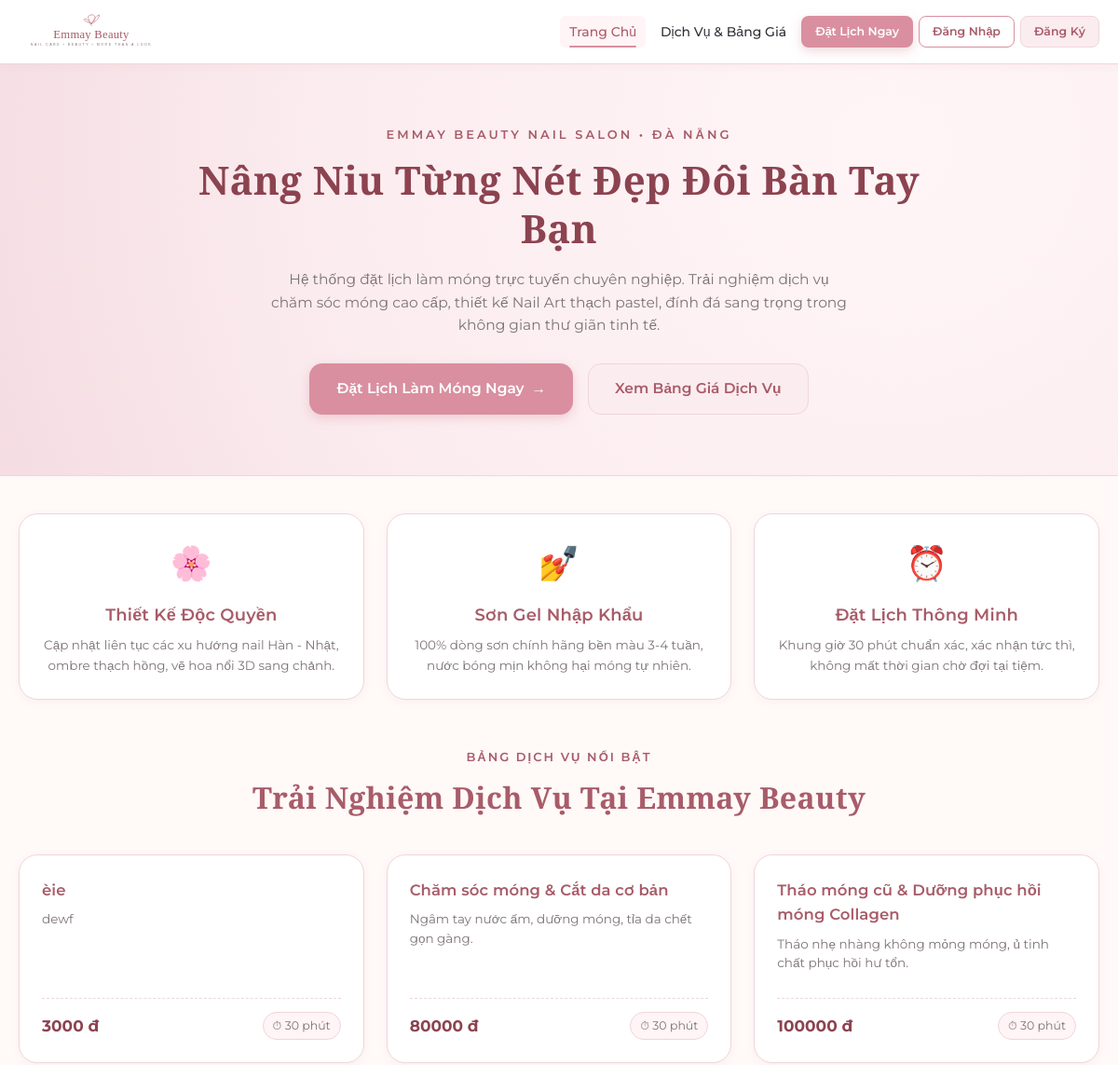
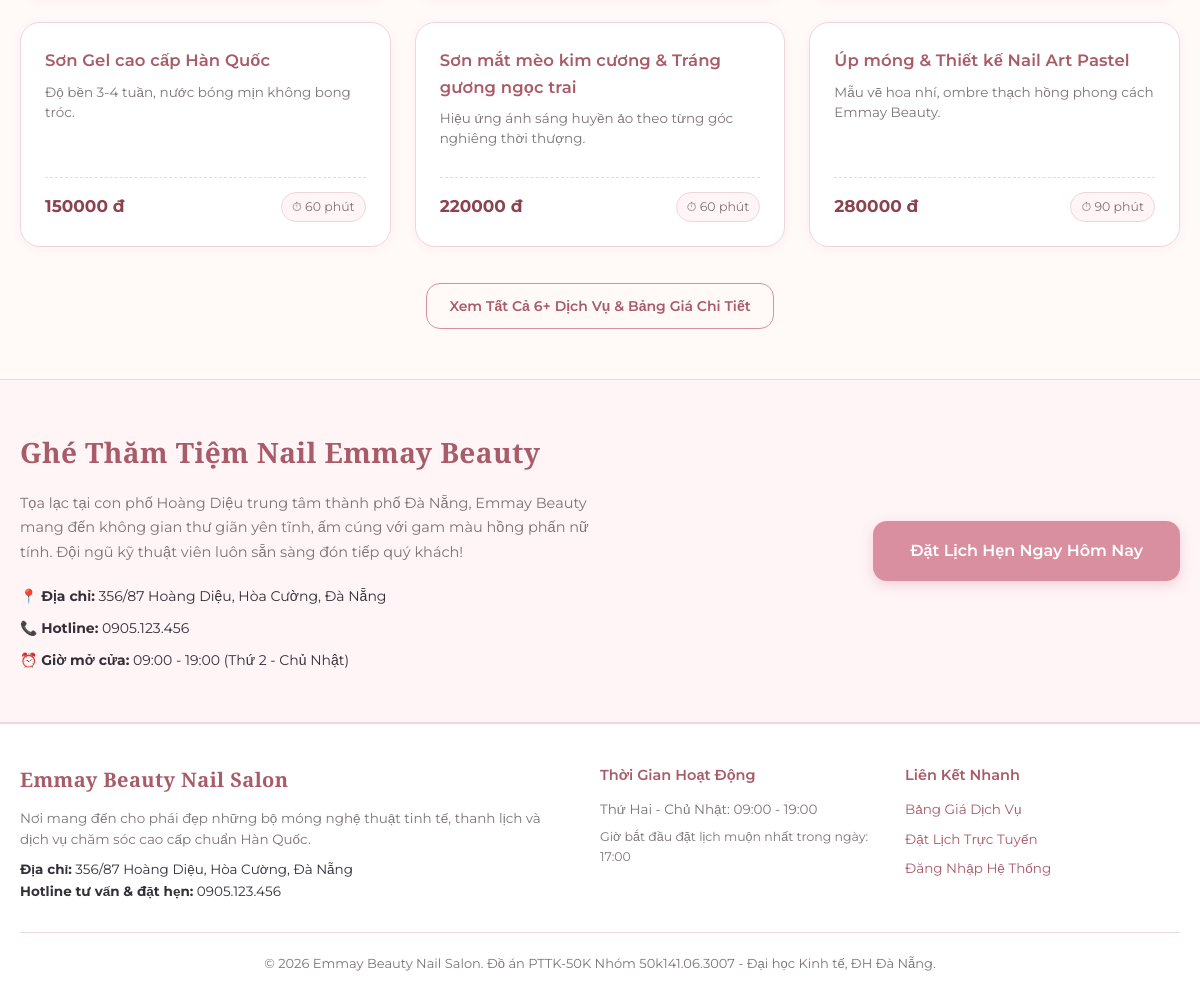
The page / on the database its author committed (2 pictures, top to bottom).
### apps/services/models.py (models this page shows, shortened)
class DichVu(models.Model):
    THOI_LUONG_CHOICES = [
        (30, '30 phút'),
        (60, '60 phút'),
        (90, '90 phút (1h30)'),
        (120, '120 phút (2h)'),
        (150, '150 phút (2h30)'),
        (180, '180 phút (3h)'),
    ]
    ma_dich_vu = models.CharField(max_length=10, primary_key=True, verbose_name='Mã dịch vụ')
    ten_dich_vu = models.CharField(max_length=60, unique=True, verbose_name='Tên dịch vụ')
    gia_tien = models.DecimalField(
        max_digits=12, decimal_places=0,
        validators=[MinValueValidator(1, message='Giá tiền phải là số nguyên dương lớn hơn 0.')],
        verbose_name='Giá tiền (VNĐ)'
    )
    thoi_luong = models.SmallIntegerField(
        choices=THOI_LUONG_CHOICES,
        validators=[validate_thoi_luong],
        verbose_name='Thời lượng (phút)'
    )
    ghi_chu = models.CharField(max_length=255, blank=True, null=True, verbose_name='Ghi chú')
    da_xoa = models.BooleanField(default=False, verbose_name='Đã xóa mềm')
    class Meta:
        db_table = 'DichVu'
        verbose_name = 'Dịch Vụ'
        verbose_name_plural = 'Dịch Vụ'
        ordering = ['ma_dich_vu']

### config/views.py (the view)
# urls.py: path('', home_view, name='home'),
def home_view(request):
    featured_services = DichVu.objects.filter(da_xoa=False).order_by('gia_tien')[:6]
    return render(request, 'home.html', {
        'services': featured_services,
        'salon_address': '356/87 Hoàng Diệu, Hòa Cường, Đà Nẵng',
        'salon_hotline': '0905.123.456',
        'salon_hours': '09:00 - 19:00 (Thứ 2 - Chủ Nhật)',
    })

### apps/accounts/context_processors.py (called while the page is built, shortened)
def auth_user_processor(request):
    context = {
        'current_tai_khoan': None,
        'current_role': None,
        'is_owner': False,
        'is_employee': False,
        'is_customer': False,
        'current_nhan_vien': None,
        'current_khach_hang': None,
    }
    return context

### apps/notifications/context_processors.py (called while the page is built, shortened)
def notifications_processor(request):
    context = {
        'unread_notifications_count': 0,
        'recent_notifications': [],
    }
    return context

### templates/home.html (shortened to what this page needs)
{% extends 'base.html' %}
{% block content %}
<section class="hero-section">
  <div class="hero-content">
    <div class="hero-subtitle">Emmay Beauty Nail Salon • Đà Nẵng</div>
    <h1 class="hero-title">Nâng Niu Từng Nét Đẹp Đôi Bàn Tay Bạn</h1>
    <p class="hero-desc">
      Hệ thống đặt lịch làm móng trực tuyến chuyên nghiệp. Trải nghiệm dịch vụ chăm sóc móng cao cấp, thiết kế Nail Art thạch pastel, đính đá sang trọng trong không gian thư giãn tinh tế.
    </p>
    <div class="hero-actions">
      <a href="{% url 'customer:booking' %}" class="btn btn-primary btn-lg">
        <span>Đặt Lịch Làm Móng Ngay</span>
        <span>&rarr;</span>
      </a>
      <a href="{% url 'services:public_list' %}" class="btn btn-secondary btn-lg">
        <span>Xem Bảng Giá Dịch Vụ</span>
      </a>
    </div>
  </div>
</section>
<div style="max-width: 1200px; margin: 40px auto; padding: 0 20px;">
  <div style="display: grid; grid-template-columns: repeat(auto-fit, minmax(260px, 1fr)); gap: 24px;">
    <div class="card" style="text-align: center; border-radius: var(--radius-lg);">
      <div style="font-size: 36px; margin-bottom: 12px;">🌸</div>
      <h3 style="font-size: 18px; margin-bottom: 8px;">Thiết Kế Độc Quyền</h3>
      <p style="color: var(--text-muted); font-size: 13.5px;">Cập nhật liên tục các xu hướng nail Hàn - Nhật, ombre thạch hồng, vẽ hoa nổi 3D sang chảnh.</p>
    </div>
    <div class="card" style="text-align: center; border-radius: var(--radius-lg);">
      <div style="font-size: 36px; margin-bottom: 12px;">💅</div>
      <h3 style="font-size: 18px; margin-bottom: 8px;">Sơn Gel Nhập Khẩu</h3>
      <p style="color: var(--text-muted); font-size: 13.5px;">100% dòng sơn chính hãng bền màu 3-4 tuần, nước bóng mịn không hại móng tự nhiên.</p>
    </div>
    <div class="card" style="text-align: center; border-radius: var(--radius-lg);">
      <div style="font-size: 36px; margin-bottom: 12px;">⏰</div>
      <h3 style="font-size: 18px; margin-bottom: 8px;">Đặt Lịch Thông Minh</h3>
      <p style="color: var(--text-muted); font-size: 13.5px;">Khung giờ 30 phút chuẩn xác, xác nhận tức thì, không mất thời gian chờ đợi tại tiệm.</p>
    </div>
  </div>
</div>
<section style="max-width: 1200px; margin: 50px auto; padding: 0 20px;">
  <div style="text-align: center; margin-bottom: 36px;">
    <span style="color: var(--dark-rose); font-size: 13px; font-weight: 600; letter-spacing: 2px; text-transform: uppercase;">Bảng Dịch Vụ Nổi Bật</span>
    <h2 class="section-heading" style="font-size: 32px; margin-top: 6px;">Trải Nghiệm Dịch Vụ Tại Emmay Beauty</h2>
  </div>
  <div class="services-grid">
    {% for s in services %}
      <div class="service-card">
        <div class="service-card-header">
          <h3 class="service-title">{{ s.ten_dich_vu }}</h3>
          <p class="service-desc">{{ s.ghi_chu|default:"Dịch vụ chăm sóc móng chất lượng cao với sản phẩm chuẩn Hàn Quốc." }}</p>
        </div>
        <div class="service-meta">
          <div>
            <span class="service-price">{{ s.gia_tien|floatformat:0 }} đ</span>
          </div>
          <span class="service-duration">⏱ {{ s.thoi_luong }} phút</span>
        </div>
      </div>
    {% endfor %}
  </div>
  <div style="text-align: center; margin-top: 36px;">
    <a href="{% url 'services:public_list' %}" class="btn btn-outline">Xem Tất Cả {{ services.count }}+ Dịch Vụ & Bảng Giá Chi Tiết</a>
  </div>
</section>
<section style="background: var(--light-pink); border-top: 1px solid var(--border-pink); border-bottom: 1px solid var(--border-pink); padding: 50px 20px;">
  <div style="max-width: 1200px; margin: 0 auto; display: flex; flex-wrap: wrap; align-items: center; justify-content: space-between; gap: 30px;">
    <div style="max-width: 580px;">
      <h2 class="section-heading" style="font-size: 28px; margin-bottom: 16px;">Ghé Thăm Tiệm Nail Emmay Beauty</h2>
      <p style="color: var(--text-muted); font-size: 14.5px; margin-bottom: 20px; line-height: 1.7;">
        Tọa lạc tại con phố Hoàng Diệu trung tâm thành phố Đà Nẵng, Emmay Beauty mang đến không gian thư giãn yên tĩnh, ấm cúng với gam màu hồng phấn nữ tính. Đội ngũ kỹ thuật viên luôn sẵn sàng đón tiếp quý khách!
      </p>
      <div style="display: flex; flex-direction: column; gap: 10px; font-size: 14px;">
        <div>📍 <strong>Địa chỉ:</strong> {{ salon_address }}</div>
        <div>📞 <strong>Hotline:</strong> {{ salon_hotline }}</div>
        <div>⏰ <strong>Giờ mở cửa:</strong> {{ salon_hours }}</div>
      </div>
    </div>
    <div style="text-align: center;">
      <a href="{% url 'customer:booking' %}" class="btn btn-primary btn-lg" style="padding: 16px 36px; font-size: 16px;">
        Đặt Lịch Hẹn Ngay Hôm Nay
      </a>
    </div>
  </div>
</section>
{% endblock %}

### templates/base.html (shortened to what this page needs)
<!DOCTYPE html>
<html lang="vi">
<head>
  <link rel="stylesheet" href="/static/css/style.css">
  <link rel="stylesheet" href="/static/css/customer.css">
</head>
<body>
  <header class="site-navbar">
    <div class="nav-container">
      <a href="{% url 'home' %}" class="nav-brand">
        <img src="/static/images/logo.svg" alt="Emmay Beauty">
      </a>
      <ul class="nav-links">
        <li class="nav-text-link"><a href="{% url 'home' %}" class="{% if request.path == '/' %}active{% endif %}">Trang Chủ</a></li>
        <li class="nav-text-link"><a href="{% url 'services:public_list' %}" class="{% if 'services' in request.path %}active{% endif %}">Dịch Vụ & Bảng Giá</a></li>
        <li><a href="{% url 'customer:booking' %}" class="btn btn-primary btn-sm">Đặt Lịch Ngay</a></li>
        {% if user.is_authenticated %}
          {% if is_owner %}
            <li class="nav-hide-sm"><a href="{% url 'owner:dashboard' %}" class="btn btn-secondary btn-sm">Quản Trị Chủ Tiệm</a></li>
          {% elif is_employee %}
            <li class="nav-hide-sm"><a href="{% url 'employee:dashboard' %}" class="btn btn-secondary btn-sm">Lịch Kỹ Thuật Viên</a></li>
          {% else %}
            <li class="nav-text-link"><a href="{% url 'customer:my_appointments' %}" class="{% if 'my-appointments' in request.path %}active{% endif %}">Lịch Của Tôi</a></li>
          {% endif %}
          <li class="notification-bell-container">
            <button type="button" class="bell-btn" id="notif-bell-btn" title="Thông báo">
              <svg width="18" height="18" viewBox="0 0 24 24" fill="none" stroke="currentColor" stroke-width="2">
                <path d="M18 8A6 6 0 0 0 6 8c0 7-3 9-3 9h18s-3-2-3-9"></path>
                <path d="M13.73 21a2 2 0 0 1-3.46 0"></path>
              </svg>
              {% if unread_notifications_count > 0 %}
                <span class="bell-counter">{{ unread_notifications_count }}</span>
              {% endif %}
            </button>
            <div class="notification-dropdown" id="notif-dropdown">
              <div class="notif-header">
                <span>Thông Báo ({{ unread_notifications_count }} mới)</span>
                <a href="{% url 'notifications:mark_all_read' %}" style="font-size: 11px; font-weight: 500; color: var(--dark-rose);">Đọc hết</a>
              </div>
              <ul class="notif-list">
                {% for n in recent_notifications %}
                  <li class="notif-item {% if not n.da_doc %}unread{% endif %}">
                    <a href="{% url 'notifications:mark_read' n.pk %}" style="text-decoration: none; color: inherit; display: block;">
                      <div class="notif-title">{{ n.tieu_de }}</div>
                      <div style="font-size: 12px; color: var(--text-muted); margin-bottom: 2px;">{{ n.noi_dung|truncatechars:70 }}</div>
                      <div class="notif-time">{{ n.thoi_diem_tao|timesince }} trước</div>
                    </a>
                  </li>
                {% empty %}
                  <li style="padding: 20px; text-align: center; color: var(--text-muted); font-size: 13px;">Chưa có thông báo nào.</li>
                {% endfor %}
              </ul>
              <div style="padding: 10px; text-align: center; border-top: 1px solid var(--border-pink);">
                <a href="{% url 'notifications:list' %}" style="font-size: 12px; font-weight: 600; color: var(--dark-rose);">Xem tất cả thông báo</a>
              </div>
            </div>
          </li>
          <li>
            <a href="{% url 'accounts:logout' %}" class="btn btn-outline btn-sm">Đăng Xuất</a>
          </li>
        {% else %}
          <li><a href="{% url 'accounts:login' %}" class="btn btn-outline btn-sm">Đăng Nhập</a></li>
          <li class="nav-hide-sm"><a href="{% url 'accounts:register' %}" class="btn btn-secondary btn-sm">Đăng Ký</a></li>
        {% endif %}
      </ul>
    </div>
  </header>
  <main class="main-body" style="flex: 1;">
    {% block content %}{% endblock %}
  </main>
  <footer class="site-footer">
    <div class="footer-container">
      <div>
        <h3 class="brand-font" style="color: var(--dark-rose); font-size: 20px; margin-bottom: 12px;">Emmay Beauty Nail Salon</h3>
        <p style="color: var(--text-muted); font-size: 13.5px; margin-bottom: 8px;">
          Nơi mang đến cho phái đẹp những bộ móng nghệ thuật tinh tế, thanh lịch và dịch vụ chăm sóc cao cấp chuẩn Hàn Quốc.
        </p>
        <p style="color: var(--text-main); font-size: 13.5px;"><strong>Địa chỉ:</strong> 356/87 Hoàng Diệu, Hòa Cường, Đà Nẵng</p>
        <p style="color: var(--text-main); font-size: 13.5px;"><strong>Hotline tư vấn & đặt hẹn:</strong> 0905.123.456</p>
      </div>
      <div>
        <h4 style="margin-bottom: 12px; color: var(--dark-rose);">Thời Gian Hoạt Động</h4>
        <p style="color: var(--text-muted); font-size: 13.5px;">Thứ Hai - Chủ Nhật: 09:00 - 19:00</p>
        <p style="color: var(--text-muted); font-size: 12.5px; margin-top: 6px;">Giờ bắt đầu đặt lịch muộn nhất trong ngày: 17:00</p>
      </div>
      <div>
        <h4 style="margin-bottom: 12px; color: var(--dark-rose);">Liên Kết Nhanh</h4>
        <ul style="list-style: none; display: flex; flex-direction: column; gap: 8px; font-size: 13.5px;">
          <li><a href="{% url 'services:public_list' %}">Bảng Giá Dịch Vụ</a></li>
          <li><a href="{% url 'customer:booking' %}">Đặt Lịch Trực Tuyến</a></li>
          <li><a href="{% url 'accounts:login' %}">Đăng Nhập Hệ Thống</a></li>
        </ul>
      </div>
    </div>
    <div class="footer-bottom">
      &copy; 2026 Emmay Beauty Nail Salon. Đồ án PTTK-50K Nhóm 50k141.06.3007 - Đại học Kinh tế, ĐH Đà Nẵng.
    </div>
  </footer>
</body>
</html>

### static/css/style.css (style rules this page uses)
:root { --primary-rose: #C97F8E; --btn-rose: #D98F9F; --btn-rose-hover: #C57B8C; --dark-rose: #A85C69; --deep-rose: #8C4350; --blush-pink: #F5DDE2; --soft-pink: #FBECEF; --light-pink: #FFF4F6; --ivory-white: #FFF9F8; --card-bg: #FFFFFF; --text-main: #343039; --text-muted: #7E7478; --text-light: #A3969B; --border-pink: #EED6DC; --border-focus: #D98F9F; --status-pending: #E09F3E; --status-pending-bg: #FFF5E6; --status-confirmed: #4A90E2; --status-confirmed-bg: #EBF4FC; --status-completed: #2E7D32; --status-completed-bg: #EAF5EA; --status-canceled: #C62828; --status-canceled-bg: #FDE8E8; --status-noshow: #757575; --status-noshow-bg: #EEEEEE; --font-heading: 'Playfair Display', serif; --font-body: 'Montserrat', sans-serif; --shadow-sm: 0 2px 8px rgba(201, 127, 142, 0.08); --shadow-md: 0 4px 20px rgba(168, 92, 105, 0.12); --shadow-lg: 0 10px 30px rgba(168, 92, 105, 0.16); --radius-sm: 8px; --radius-md: 14px; --radius-lg: 20px; --radius-full: 9999px; }
* { margin: 0; padding: 0; box-sizing: border-box; }
body { font-family: var(--font-body); font-size: 14.5px; line-height: 1.6; color: var(--text-main); background-color: var(--ivory-white); min-height: 100vh; display: flex; flex-direction: column; }
h1, h2, h3, h4, h5, h6, input, button, select, textarea, table, th, td { font-family: var(--font-body); }
h1, h2, h3 { color: var(--dark-rose); font-weight: 600; letter-spacing: 0.2px; }
h4, h5, h6 { color: var(--text-main); font-weight: 600; }
.brand-font, .hero-title, .section-heading, .brand-title { font-family: var(--font-heading); letter-spacing: 0.4px; }
a { color: var(--dark-rose); text-decoration: none; transition: all 0.2s ease; }
.btn { display: inline-flex; align-items: center; justify-content: center; gap: 8px; padding: 11px 22px; font-family: var(--font-body); font-size: 14px; font-weight: 600; border-radius: var(--radius-md); border: 1px solid transparent; cursor: pointer; transition: all 0.25s cubic-bezier(0.4, 0, 0.2, 1); text-decoration: none !important; white-space: nowrap; }
.btn-primary { background: var(--btn-rose); color: #FFFFFF !important; box-shadow: 0 4px 12px rgba(217, 143, 159, 0.35); }
.btn-secondary { background: var(--soft-pink); color: var(--dark-rose) !important; border: 1px solid var(--border-pink); }
.btn-outline { background: transparent; color: var(--dark-rose) !important; border: 1.5px solid var(--btn-rose); }
.btn-sm { padding: 6px 14px; font-size: 12.5px; border-radius: var(--radius-sm); }
.btn-lg { padding: 14px 28px; font-size: 15.5px; border-radius: var(--radius-md); }
.card { background: var(--card-bg); border: 1px solid var(--border-pink); border-radius: var(--radius-lg); padding: 24px; box-shadow: var(--shadow-sm); transition: box-shadow 0.25s ease; }

### rows shown on the page
DichVu: ten_dich_vu "èie", ghi_chu "dewf", gia_tien "3000", thoi_luong "30"
DichVu: ten_dich_vu "Chăm sóc móng & Cắt da cơ bản", ghi_chu "Ngâm tay nước ấm, dưỡng móng, tỉa da chết gọn gàng.", gia_tien "80000", thoi_luong "30"
DichVu: ten_dich_vu "Tháo móng cũ & Dưỡng phục hồi móng Collagen", ghi_chu "Tháo nhẹ nhàng không mỏng móng, ủ tinh chất phục hồi hư tổn.", gia_tien "100000", thoi_luong "30"
DichVu: ten_dich_vu "Sơn Gel cao cấp Hàn Quốc", ghi_chu "Độ bền 3-4 tuần, nước bóng mịn không bong tróc.", gia_tien "150000", thoi_luong "60"
DichVu: ten_dich_vu "Sơn mắt mèo kim cương & Tráng gương ngọc trai", ghi_chu "Hiệu ứng ánh sáng huyền ảo theo từng góc nghiêng thời thượng.", gia_tien "220000", thoi_luong "60"
DichVu: ten_dich_vu "Úp móng & Thiết kế Nail Art Pastel", ghi_chu "Mẫu vẽ hoa nhí, ombre thạch hồng phong cách Emmay Beauty.", gia_tien "280000", thoi_luong "90"

### other values the page prints
{{ services.count }} "6"
{{ salon_address }} "356/87 Hoàng Diệu, Hòa Cường, Đà Nẵng"
{{ salon_hotline }} "0905.123.456"
{{ salon_hours }} "09:00 - 19:00 (Thứ 2 - Chủ Nhật)"
